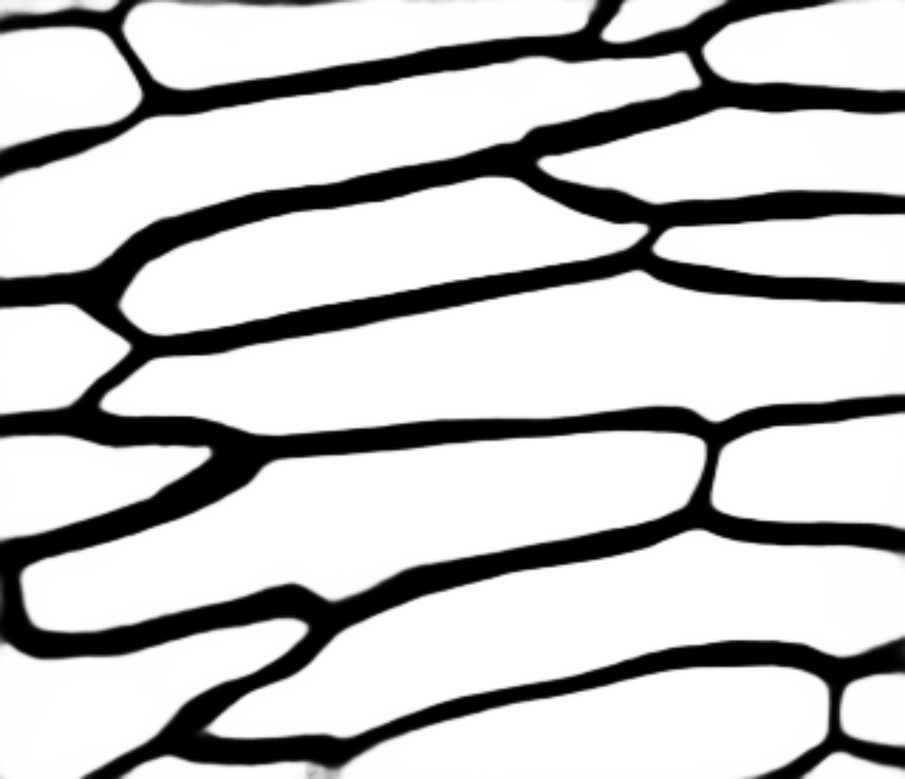
#> input picture test/92.png, 905 x 779 px, shrunk from 2048 x 1763 before the run
$ python FindingBoundaries.py --image test/92.png
#> lines starting #> are read from the running program, lines starting #| are printed output that depends on the picture; after the words box and inside, x2 and y2 are one past the last pixel; in counts of white or black regions, pixels touching at a corner belong together
# import the necessary packages
import numpy as np
import argparse
import imutils
import cv2
# construct the argument parser and parse the arguments
ap = argparse.ArgumentParser()
ap.add_argument("-i", "--image", type=str, default="shape.png",
	help="path to input image")
args = vars(ap.parse_args())


# load the image and display it
image = cv2.imread(args["image"])
#> image is the input picture: shape (779, 905, 3); min 0, max 255, mean 194.3
cv2.imshow("Image", image)
# convert the image to grayscale and threshold it
gray = cv2.cvtColor(image, cv2.COLOR_BGR2GRAY)
thresh = cv2.threshold(gray, 200, 255, cv2.THRESH_BINARY_INV)[1]
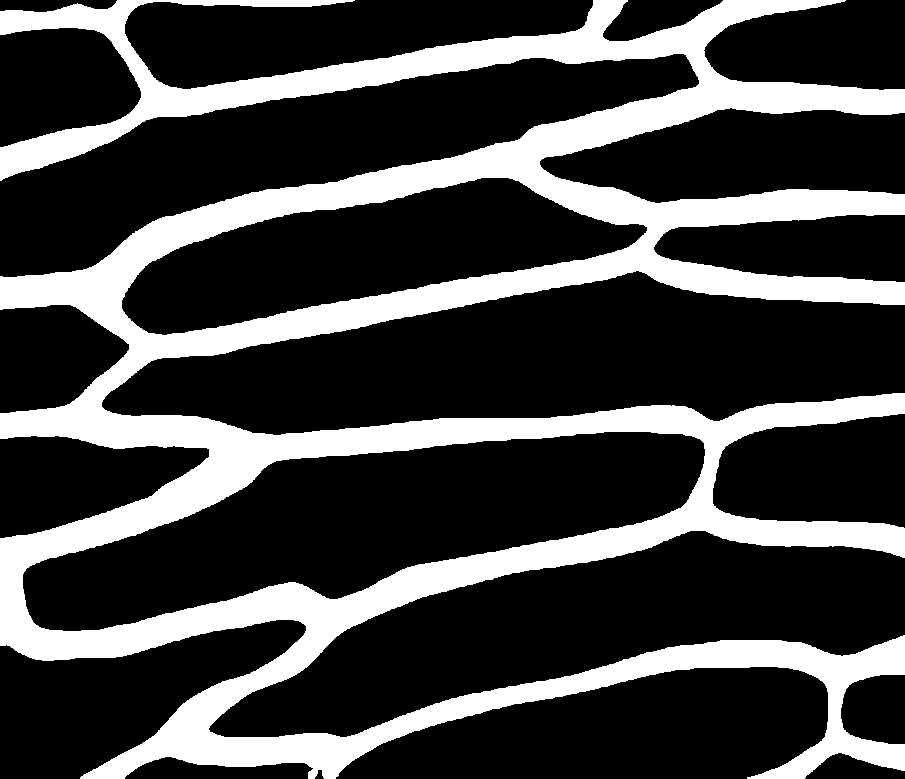
#> thresh: shape (779, 905); 26% white; 1 white region
cv2.imshow("Thresh", thresh)


# find the largest contour in the threshold image
cnts = cv2.findContours(thresh.copy(), cv2.RETR_EXTERNAL, cv2.CHAIN_APPROX_SIMPLE)
#> cnts = 1 contour; box (x1, y1, x2, y2) and area: (0, 0, 905, 779) 288252
cnts = imutils.grab_contours(cnts)
c = max(cnts, key=cv2.contourArea)
#> c = contour of 3760 points, box (x1, y1, x2, y2) (0, 0, 905, 779), area 288252

# draw the shape of the contour on the output image, compute the
# bounding box, and display the number of points in the contour
output = image.copy()
cv2.drawContours(output, [c], -1, (0, 255, 0), 3)
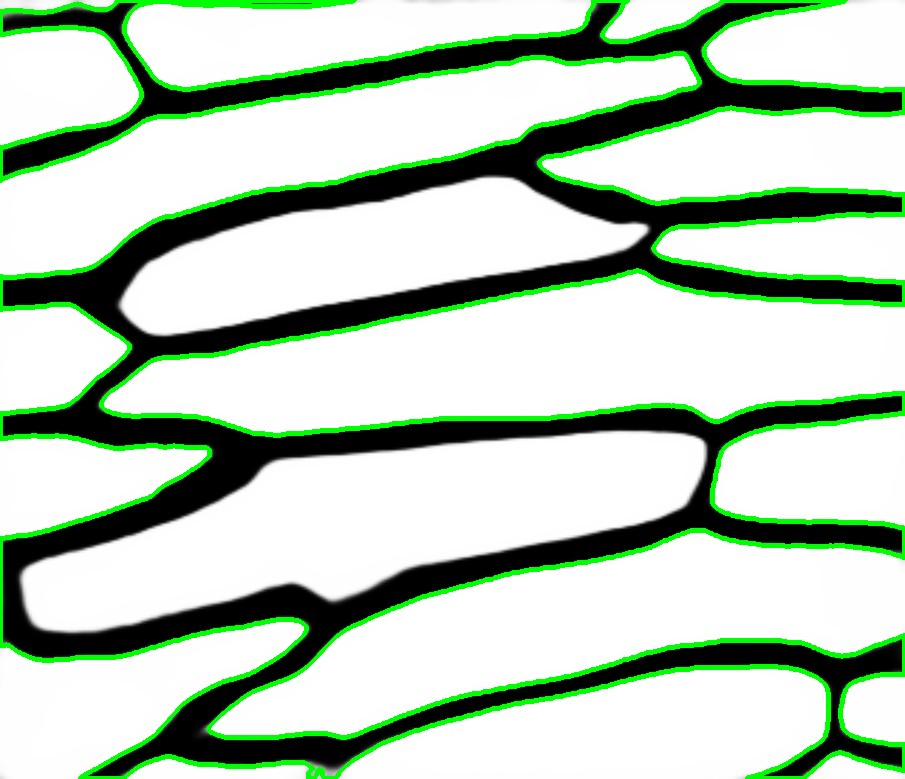
#> output: shape (779, 905, 3); 7.5% of pixels changed, all inside (x1, y1, x2, y2) = (0, 0, 905, 779)
(x, y, w, h) = cv2.boundingRect(c)
#> x = 0; y = 0; w = 905; h = 779
text = "original, num_pts={}".format(len(c))
#> text = 'original, num_pts=3760'
cv2.putText(output, text, (x, y - 15), cv2.FONT_HERSHEY_SIMPLEX, 0.9, (0, 255, 0), 2)
# show the original contour image
print("[INFO] {}".format(text))
#| [INFO] original, num_pts=3760
cv2.imshow("Original Contour", output)
cv2.waitKey(0)


# # to demonstrate the impact of contour approximation, let's loop
# # over a number of epsilon sizes
# for eps in np.linspace(0.001, 0.05, 10):
	# approximate the contour
eps = 0.00000000000001
peri = cv2.arcLength(c, True)
#> peri = 12045.4
approx = cv2.approxPolyDP(c, eps * peri, True)
#> approx has the same summary as c
# draw the approximated contour on the image
output = image.copy()
cv2.drawContours(output, [approx], -1, (0, 255, 0), 3)
text = "eps={:.4f}, num_pts={}".format(eps, len(approx))
#> text = 'eps=0.0000, num_pts=3760'
# show the approximated contour image
print("[INFO] {}".format(text))
#| [INFO] eps=0.0000, num_pts=3760
cv2.imshow("Approximated Contour", output)
cv2.waitKey(0)
